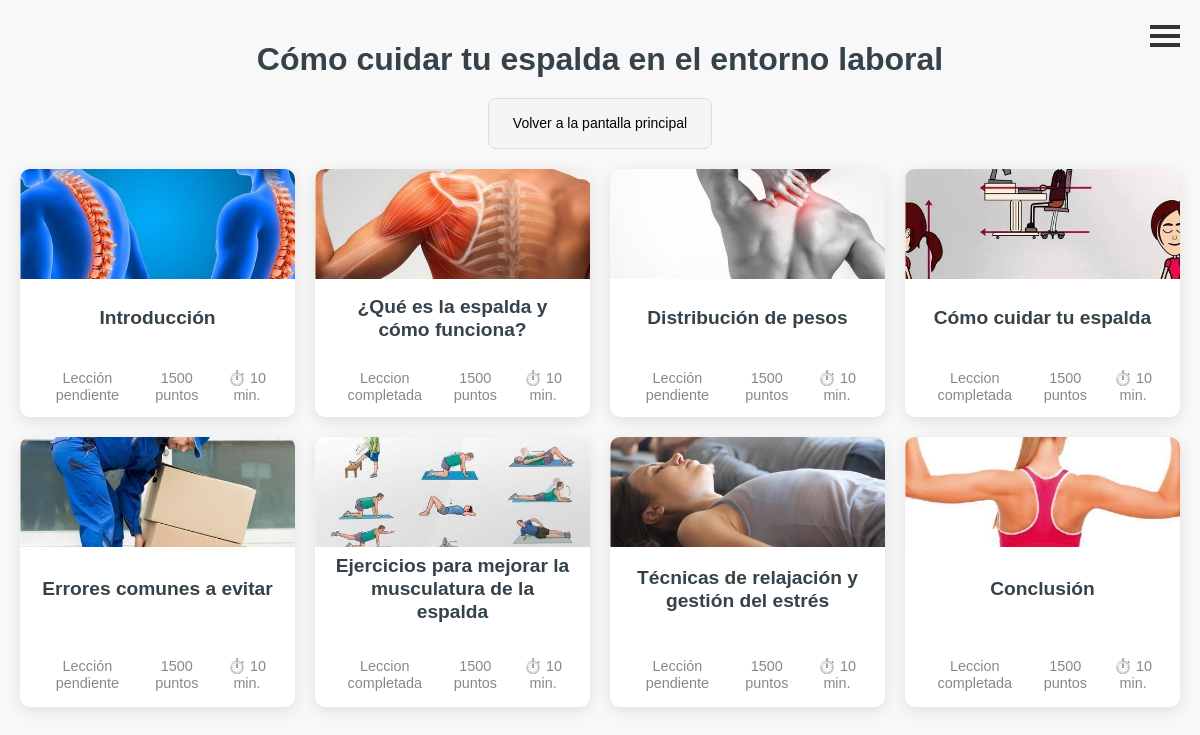
Before: /curso/8/ (signed in) with the older database file.
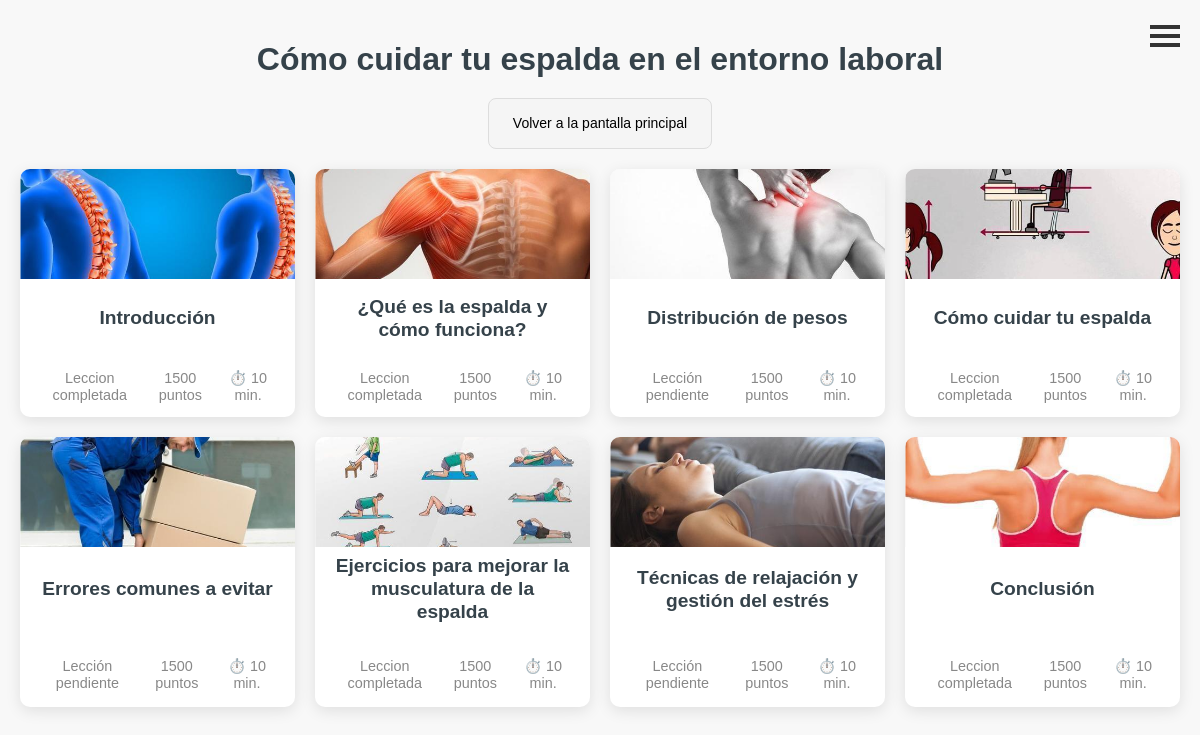
After: the same page with the newer database file.
### cursos/models.py (models this page shows, shortened)
class Leccion(models.Model):
    titulo = models.CharField(max_length=100)
    explicacion = models.CharField(max_length=400)
    autor = models.ForeignKey('Autor', on_delete=models.CASCADE)
    fecha_creacion = models.DateField(default=timezone.now)
    contenido = models.TextField()
    puntos = models.SmallIntegerField()
    curso = models.ForeignKey('Curso', on_delete=models.CASCADE)
    miniatura = models.ImageField(upload_to='images/miniaturas/')

### cursos/views.py (the view)
def detalle_curso(request, pk):
    curso = get_object_or_404(Curso, pk=pk)
    lecciones = Leccion.objects.filter(curso_id=pk)
    lecciones_completadas = {}
    for leccion in lecciones:
        leccion_completada = UsuarioLeccion.objects.filter(usuario=request.user, leccion=leccion, completada=True).exists()
        lecciones_completadas[leccion.id] = leccion_completada
    return render(request, 'cursos/detalle_curso.html', {'curso': curso, 'lecciones':lecciones, 'lecciones_completadas': lecciones_completadas})

### cursos/templatetags/custom_filters.py (called while the page is built)
@register.filter
def get_item(dictionary, key):
    return dictionary.get(key)

### cursos/templates/cursos/detalle_curso.html (shortened to what this page needs)
{% extends 'cursos/base.html' %}
{% load custom_filters %}
{% load static %}
{% block content %}
<section class="course-categories">
    <h2>{{ curso.titulo }}</h2>
    <div class="back-to-menu">
        <a href="/">Volver a la pantalla principal</a>
      </div>
    <div class="categories-grid">
      {% for leccion in lecciones %}
      <div class="category-item">
        <div class="category-image">
            <img src="{{ leccion.miniatura.url }}" alt="imagen" />
        </div>
        <div class="category-content">
            <h3><a href="{% url 'detalle_leccion' pk=leccion.pk %}" title='{{leccion.titulo}}'>{{leccion.titulo}}</a></h3>
            <div class="category-meta">
                <span>
                {% if lecciones_completadas|default_if_none:""|get_item:leccion.id %}
                    <div class="lesson-subtext">Leccion completada</div>
                {% else %}
                    <div class="lesson-subtext">Lección pendiente</div>
                {% endif %}
                </span>
                <span>1500 puntos</span>
                <span>⏱️ 10 min.</span>
            </div>
        </div>
    </div>
    {% endfor %}
            </div>
        </section>
{% endblock %}

Changed rows visible on the page:
changed Leccion "Introducción": text "Lección pendiente" → "Leccion completada"
